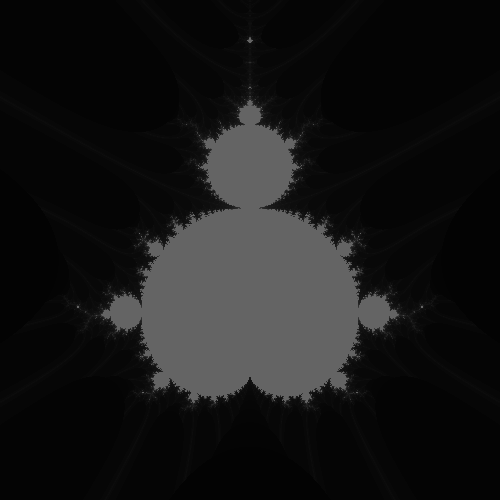

Here is the Python script that generated this plot:
"""
Drawing the Mandelbrot set
based on R code by Myles Harrison
http://www.everydayanalytics.ca
"""
import numpy as np
from PIL import Image


SIZE = 500

x = np.linspace(-2.0, 1.0, SIZE)
y = np.linspace(-1.5, 1.5, SIZE)

ones = np.ones(SIZE)

c = np.outer(x, ones) + 1j * np.outer(ones, y)

z = np.zeros((SIZE, SIZE)) * 1j
k = np.zeros((SIZE, SIZE))

for i in range(100):
    index = z < 2
    z[index] = z[index] ** 2 + c[index]
    k[index] = k[index] + 1


# save the image
im = Image.fromarray(k).convert('RGB')
im.save('mandelbrot.png')
